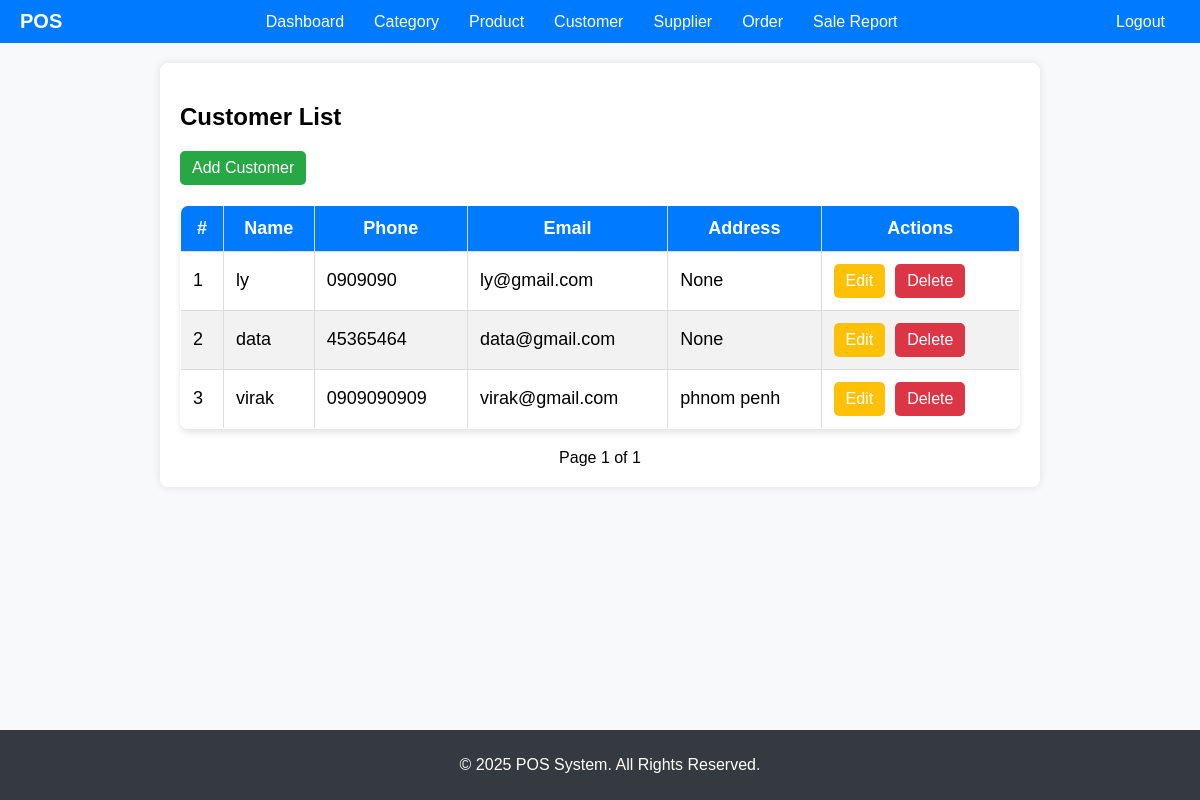
The app's page /customers/, older data.
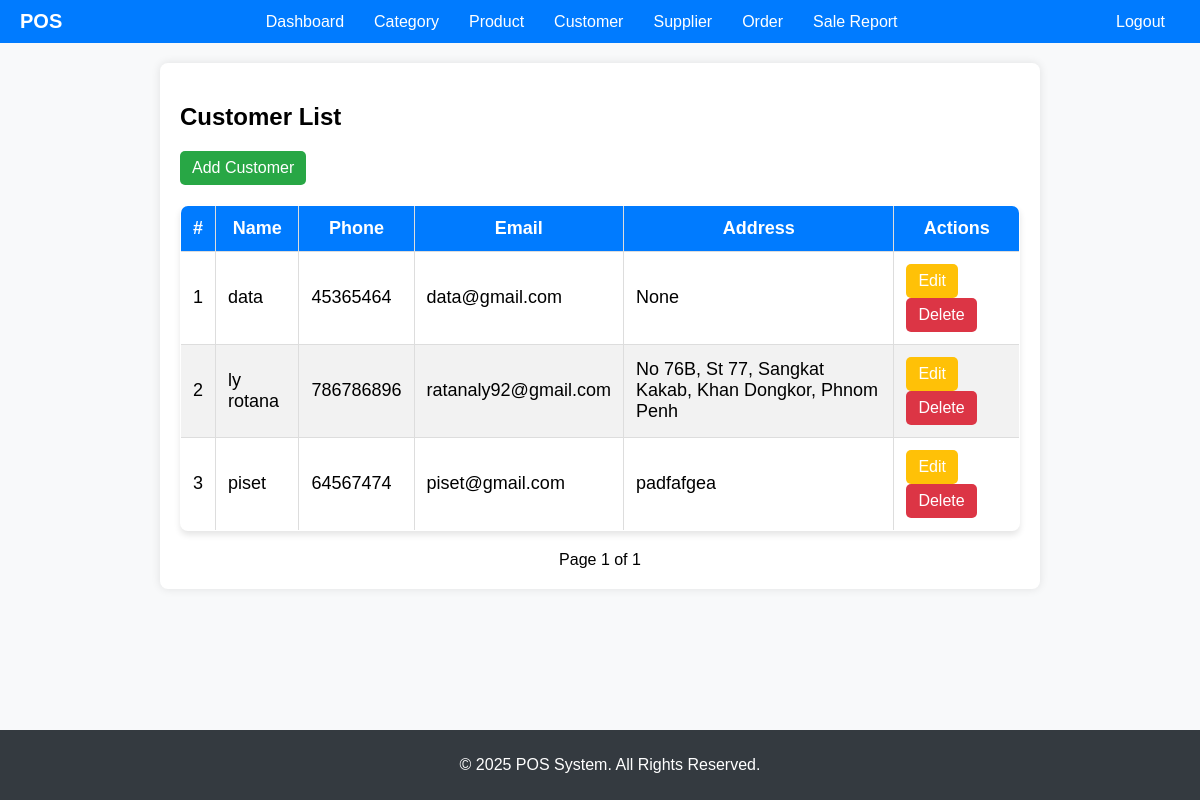
The same page, newer data.
### customers/models.py (models this page shows, shortened)
class Customer(models.Model):
    name = models.CharField(max_length=200)
    phone = models.CharField(max_length=15, unique=True)
    email = models.EmailField(unique=True, blank=True, null=True)
    address = models.TextField(blank=True, null=True)
    created_at = models.DateTimeField(auto_now_add=True)

### customers/views.py (the view)
# urls.py: path("customers/", customer_list, name="customer_list"),
def customer_list(request):
    customer_list = Customer.objects.all()
    paginator = Paginator(customer_list, 15)  # Display 15 customers per page
    page_number = request.GET.get('page')
    customers = paginator.get_page(page_number)
    return render(request, "customer_list.html", {"customers": customers})

### customers/templates/customer_list.html (shortened to what this page needs)
{% extends "base.html" %}
{% load static %}
{% load humanize %}
{% block content %}
    <h2>Customer List</h2>
    <a href="{% url 'customer_add' %}" class="btn btn-success">Add Customer</a>
    <table class="styled-table">
        <thead>
            <tr>
                <th>#</th>
                <th>Name</th>
                <th>Phone</th>
                <th>Email</th>
                <th>Address</th>
                <th>Actions</th>
            </tr>
        </thead>
        <tbody>
            {% for customer in customers %}
            <tr>
                <td>{{ forloop.counter }}</td>
                <td>{{ customer.name }}</td>
                <td>{{ customer.phone }}</td>
                <td>{{ customer.email }}</td>
                <td>{{ customer.address }}</td>
                <td>
                    <a href="{% url 'customer_edit' customer.id %}" class="btn btn-warning">Edit</a>
                    <a href="{% url 'customer_delete' customer.id %}" class="btn btn-danger">Delete</a>
                </td>
            </tr>
            {% empty %}
            <tr>
                <td colspan="6" style="text-align: center;">No customers found.</td>
            </tr>
            {% endfor %}
        </tbody>
    </table>
    <div class="pagination">
        <span>Page {{ customers.number }} of {{ customers.paginator.num_pages }}</span>
    </div>
{% endblock %}

Row changes from the older to the newer data that the page shows:
removed Customer: name "ly", phone "0909090", email "ly@gmail.com", address "None"
removed Customer: name "virak", phone "0909090909", email "virak@gmail.com", address "phnom penh"
added Customer: name "ly rotana", phone "786786896", email "ratanaly92@gmail.com", address "No 76B, St 77, Sangkat Kakab, Khan Dongkor, Phnom Penh"
added Customer: name "piset", phone "64567474", email "piset@gmail.com", address "padfafgea"
